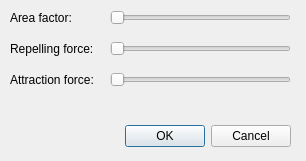
<?xml version="1.0" encoding="UTF-8"?>
<ui version="4.0">
 <class>GraphLayoutWidget</class>
 <widget class="QWidget" name="GraphLayoutWidget">
  <property name="geometry">
   <rect>
    <x>0</x>
    <y>0</y>
    <width>306</width>
    <height>161</height>
   </rect>
  </property>
  <property name="minimumSize">
   <size>
    <width>306</width>
    <height>161</height>
   </size>
  </property>
  <property name="windowTitle">
   <string>Graph Layout</string>
  </property>
  <widget class="QDialogButtonBox" name="mainButtons">
   <property name="geometry">
    <rect>
     <x>120</x>
     <y>120</y>
     <width>171</width>
     <height>32</height>
    </rect>
   </property>
   <property name="minimumSize">
    <size>
     <width>171</width>
     <height>32</height>
    </size>
   </property>
   <property name="orientation">
    <enum>Qt::Horizontal</enum>
   </property>
   <property name="standardButtons">
    <set>QDialogButtonBox::Cancel|QDialogButtonBox::Ok</set>
   </property>
  </widget>
  <widget class="QWidget" name="formLayoutWidget">
   <property name="geometry">
    <rect>
     <x>10</x>
     <y>10</y>
     <width>281</width>
     <height>91</height>
    </rect>
   </property>
   <layout class="QFormLayout" name="formLayout">
    <property name="horizontalSpacing">
     <number>16</number>
    </property>
    <property name="verticalSpacing">
     <number>16</number>
    </property>
    <item row="0" column="0">
     <widget class="QLabel" name="areaFactorLabel">
      <property name="text">
       <string>Area factor:</string>
      </property>
     </widget>
    </item>
    <item row="0" column="1">
     <widget class="QSlider" name="areaFactorSlider">
      <property name="minimum">
       <number>1</number>
      </property>
      <property name="maximum">
       <number>100</number>
      </property>
      <property name="orientation">
       <enum>Qt::Horizontal</enum>
      </property>
     </widget>
    </item>
    <item row="1" column="0">
     <widget class="QLabel" name="repellingForceLabel">
      <property name="text">
       <string>Repelling force:</string>
      </property>
     </widget>
    </item>
    <item row="2" column="0">
     <widget class="QLabel" name="attractionForceLabel">
      <property name="text">
       <string>Attraction force:</string>
      </property>
     </widget>
    </item>
    <item row="1" column="1">
     <widget class="QSlider" name="repellingForceSlider">
      <property name="minimum">
       <number>1</number>
      </property>
      <property name="maximum">
       <number>100</number>
      </property>
      <property name="orientation">
       <enum>Qt::Horizontal</enum>
      </property>
     </widget>
    </item>
    <item row="2" column="1">
     <widget class="QSlider" name="attractionForceSlider">
      <property name="minimum">
       <number>1</number>
      </property>
      <property name="maximum">
       <number>100</number>
      </property>
      <property name="orientation">
       <enum>Qt::Horizontal</enum>
      </property>
     </widget>
    </item>
   </layout>
  </widget>
 </widget>
 <resources/>
 <connections>
  <connection>
   <sender>mainButtons</sender>
   <signal>accepted()</signal>
   <receiver>GraphLayoutWidget</receiver>
   <slot>accept()</slot>
   <hints>
    <hint type="sourcelabel">
     <x>248</x>
     <y>254</y>
    </hint>
    <hint type="destinationlabel">
     <x>157</x>
     <y>274</y>
    </hint>
   </hints>
  </connection>
  <connection>
   <sender>mainButtons</sender>
   <signal>rejected()</signal>
   <receiver>GraphLayoutWidget</receiver>
   <slot>reject()</slot>
   <hints>
    <hint type="sourcelabel">
     <x>316</x>
     <y>260</y>
    </hint>
    <hint type="destinationlabel">
     <x>286</x>
     <y>274</y>
    </hint>
   </hints>
  </connection>
 </connections>
</ui>
